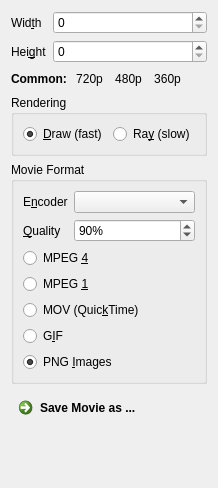
<?xml version="1.0" encoding="UTF-8"?>
<ui version="4.0">
 <class>Form</class>
 <widget class="QWidget" name="Form">
  <property name="geometry">
   <rect>
    <x>0</x>
    <y>0</y>
    <width>218</width>
    <height>488</height>
   </rect>
  </property>
  <property name="windowTitle">
   <string notr="true">Movie Export</string>
  </property>
  <layout class="QGridLayout" name="gridLayout">
   <item row="2" column="1">
    <widget class="QSpinBox" name="input_width">
     <property name="sizePolicy">
      <sizepolicy hsizetype="MinimumExpanding" vsizetype="Fixed">
       <horstretch>0</horstretch>
       <verstretch>0</verstretch>
      </sizepolicy>
     </property>
     <property name="toolTip">
      <string notr="true">video width in pixels</string>
     </property>
     <property name="maximum">
      <number>9999</number>
     </property>
    </widget>
   </item>
   <item row="3" column="1">
    <widget class="QSpinBox" name="input_height">
     <property name="sizePolicy">
      <sizepolicy hsizetype="MinimumExpanding" vsizetype="Fixed">
       <horstretch>0</horstretch>
       <verstretch>0</verstretch>
      </sizepolicy>
     </property>
     <property name="toolTip">
      <string notr="true">video height in pixels</string>
     </property>
     <property name="maximum">
      <number>9999</number>
     </property>
    </widget>
   </item>
   <item row="4" column="0" colspan="2">
    <layout class="QHBoxLayout" name="horizontalLayout_4">
     <item>
      <widget class="QLabel" name="label_7">
       <property name="font">
        <font>
         <weight>75</weight>
         <bold>true</bold>
        </font>
       </property>
       <property name="toolTip">
        <string notr="true">Common Video Resolutions</string>
       </property>
       <property name="text">
        <string notr="true">Common:</string>
       </property>
      </widget>
     </item>
     <item>
      <widget class="QPushButton" name="button_720p">
       <property name="styleSheet">
        <string notr="true">padding: 2px</string>
       </property>
       <property name="text">
        <string notr="true">720p</string>
       </property>
       <property name="flat">
        <bool>true</bool>
       </property>
      </widget>
     </item>
     <item>
      <widget class="QPushButton" name="button_480p">
       <property name="styleSheet">
        <string notr="true">padding: 2px</string>
       </property>
       <property name="text">
        <string notr="true">480p</string>
       </property>
       <property name="flat">
        <bool>true</bool>
       </property>
      </widget>
     </item>
     <item>
      <widget class="QPushButton" name="button_360p">
       <property name="styleSheet">
        <string notr="true">padding: 2px</string>
       </property>
       <property name="text">
        <string notr="true">360p</string>
       </property>
       <property name="flat">
        <bool>true</bool>
       </property>
      </widget>
     </item>
     <item>
      <spacer name="horizontalSpacer">
       <property name="orientation">
        <enum>Qt::Horizontal</enum>
       </property>
       <property name="sizeHint" stdset="0">
        <size>
         <width>40</width>
         <height>20</height>
        </size>
       </property>
      </spacer>
     </item>
    </layout>
   </item>
   <item row="10" column="0" colspan="2">
    <widget class="QCommandLinkButton" name="button_ok">
     <property name="sizePolicy">
      <sizepolicy hsizetype="Preferred" vsizetype="Expanding">
       <horstretch>0</horstretch>
       <verstretch>0</verstretch>
      </sizepolicy>
     </property>
     <property name="text">
      <string notr="true">Save Movie as ...</string>
     </property>
    </widget>
   </item>
   <item row="6" column="0" colspan="2">
    <widget class="QGroupBox" name="group_format">
     <property name="title">
      <string notr="true">Movie Format</string>
     </property>
     <layout class="QVBoxLayout" name="verticalLayout">
      <item>
       <layout class="QFormLayout" name="formLayout">
        <item row="0" column="0">
         <widget class="QLabel" name="label">
          <property name="text">
           <string notr="true">E&amp;ncoder</string>
          </property>
          <property name="buddy">
           <cstring>input_encoder</cstring>
          </property>
         </widget>
        </item>
        <item row="0" column="1">
         <widget class="QComboBox" name="input_encoder">
          <property name="sizePolicy">
           <sizepolicy hsizetype="MinimumExpanding" vsizetype="Fixed">
            <horstretch>0</horstretch>
            <verstretch>0</verstretch>
           </sizepolicy>
          </property>
          <item>
           <property name="text">
            <string notr="true"/>
           </property>
          </item>
          <item>
           <property name="text">
            <string notr="true">ffmpeg</string>
           </property>
          </item>
          <item>
           <property name="text">
            <string notr="true">mpeg_encode</string>
           </property>
          </item>
          <item>
           <property name="text">
            <string>convert</string>
           </property>
          </item>
         </widget>
        </item>
        <item row="1" column="0">
         <widget class="QLabel" name="label_quality">
          <property name="text">
           <string notr="true">&amp;Quality</string>
          </property>
          <property name="buddy">
           <cstring>input_quality</cstring>
          </property>
         </widget>
        </item>
        <item row="1" column="1">
         <widget class="QSpinBox" name="input_quality">
          <property name="sizePolicy">
           <sizepolicy hsizetype="Expanding" vsizetype="Fixed">
            <horstretch>0</horstretch>
            <verstretch>0</verstretch>
           </sizepolicy>
          </property>
          <property name="toolTip">
           <string notr="true">&quot;movie_quality&quot; setting, the lower the lossier</string>
          </property>
          <property name="suffix">
           <string notr="true">%</string>
          </property>
          <property name="minimum">
           <number>60</number>
          </property>
          <property name="maximum">
           <number>100</number>
          </property>
          <property name="value">
           <number>90</number>
          </property>
         </widget>
        </item>
       </layout>
      </item>
      <item>
       <widget class="QRadioButton" name="format_mp4">
        <property name="text">
         <string notr="true">MPEG &amp;4</string>
        </property>
        <property name="checked">
         <bool>false</bool>
        </property>
        <attribute name="buttonGroup">
         <string notr="true">input_format</string>
        </attribute>
       </widget>
      </item>
      <item>
       <widget class="QRadioButton" name="format_mpg">
        <property name="text">
         <string notr="true">MPEG &amp;1</string>
        </property>
        <property name="checked">
         <bool>false</bool>
        </property>
        <attribute name="buttonGroup">
         <string notr="true">input_format</string>
        </attribute>
       </widget>
      </item>
      <item>
       <widget class="QRadioButton" name="format_mov">
        <property name="text">
         <string notr="true">MOV (Quic&amp;kTime)</string>
        </property>
        <property name="checked">
         <bool>false</bool>
        </property>
        <attribute name="buttonGroup">
         <string notr="true">input_format</string>
        </attribute>
       </widget>
      </item>
      <item>
       <widget class="QRadioButton" name="format_gif">
        <property name="toolTip">
         <string notr="true">Animated GIF</string>
        </property>
        <property name="text">
         <string notr="true">G&amp;IF</string>
        </property>
        <attribute name="buttonGroup">
         <string notr="true">input_format</string>
        </attribute>
       </widget>
      </item>
      <item>
       <widget class="QRadioButton" name="format_png">
        <property name="toolTip">
         <string notr="true">Export a series of numbered PNG files</string>
        </property>
        <property name="text">
         <string notr="true">PNG &amp;Images</string>
        </property>
        <property name="checked">
         <bool>true</bool>
        </property>
        <attribute name="buttonGroup">
         <string notr="true">input_format</string>
        </attribute>
       </widget>
      </item>
     </layout>
    </widget>
   </item>
   <item row="3" column="0">
    <widget class="QLabel" name="label_3">
     <property name="text">
      <string notr="true">Hei&amp;ght</string>
     </property>
     <property name="buddy">
      <cstring>input_height</cstring>
     </property>
    </widget>
   </item>
   <item row="2" column="0">
    <widget class="QLabel" name="label_2">
     <property name="text">
      <string notr="true">Wid&amp;th</string>
     </property>
     <property name="buddy">
      <cstring>input_width</cstring>
     </property>
    </widget>
   </item>
   <item row="5" column="0" colspan="2">
    <widget class="QGroupBox" name="group_mode">
     <property name="title">
      <string notr="true">Rendering</string>
     </property>
     <layout class="QHBoxLayout" name="horizontalLayout_3">
      <item>
       <widget class="QRadioButton" name="input_draw">
        <property name="toolTip">
         <string notr="true">antialiased on-screen rendering</string>
        </property>
        <property name="text">
         <string notr="true">&amp;Draw (fast)</string>
        </property>
        <property name="checked">
         <bool>true</bool>
        </property>
        <attribute name="buttonGroup">
         <string notr="true">input_mode</string>
        </attribute>
       </widget>
      </item>
      <item>
       <widget class="QRadioButton" name="input_ray">
        <property name="toolTip">
         <string notr="true">Render each movie frame with ray tracing.
May take a long time, but produces the
best quality.</string>
        </property>
        <property name="text">
         <string notr="true">Ra&amp;y (slow)</string>
        </property>
        <attribute name="buttonGroup">
         <string notr="true">input_mode</string>
        </attribute>
       </widget>
      </item>
     </layout>
    </widget>
   </item>
  </layout>
 </widget>
 <tabstops>
  <tabstop>input_width</tabstop>
  <tabstop>input_height</tabstop>
  <tabstop>button_ok</tabstop>
 </tabstops>
 <resources/>
 <connections/>
 <buttongroups>
  <buttongroup name="input_format"/>
  <buttongroup name="input_mode"/>
 </buttongroups>
</ui>
